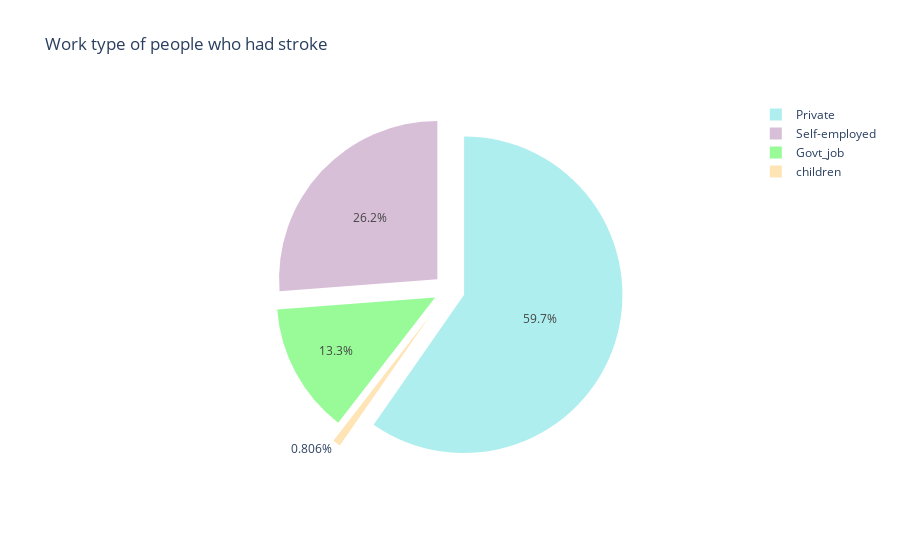

This figure's notebook cell:
### Code cell
import pandas as pd
import plotly.graph_objs as go

job = data.groupby(data['work_type'])['stroke'].sum()
data_job = pd.DataFrame({'labels': job.index, 'values': job.values})

colors2 = ['palegreen', 'paleturquoise', 'thistle', 'moccasin']

fig = go.Figure(data=[go.Pie(labels=data_job['labels'], 
                             values=data_job['values'],
                             pull=[0.1, 0.1, 0.1, 0.2],
                             marker=dict(colors=colors2))])

fig.update_layout(title='Work type of people who had stroke')
fig.show()

### Figure 1 — Plotly figure (JSON) as saved in the notebook; plotly's stock layout.template omitted (floating-point values rounded to 4 significant figures)
{"data": [{"labels": ["Govt_job", "Private", "Self-employed", "children"], "marker": {"colors": ["palegreen", "paleturquoise", "thistle", "moccasin"]}, "pull": [0.1, 0.1, 0.1, 0.2], "values": [33, 148, 65, 2], "type": "pie"}], "layout": {"title": {"text": "Work type of people who had stroke"}, "autosize": true}}
